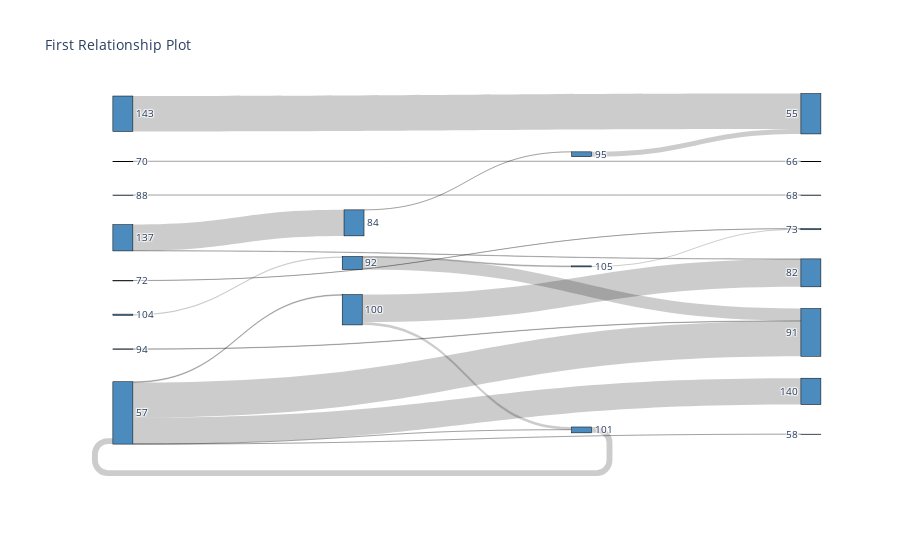

The cell this chart's notebook holds for it:
### Code cell
fig = genSankey(ds_1n_900s, cat_cols=['EventA', 'EventB'], value_cols='Delta', title='First Relationship Plot')
go.Figure(fig)        #plotly.offline.plot(fig, validate=False) - export to HTML

### Figure 1 — Plotly figure (JSON) as saved in the notebook; plotly's stock layout.template omitted (floating-point values rounded to 4 significant figures)
{"data": [{"link": {"source": [5, 6, 6, 7, 7, 7, 7, 7, 8, 8, 8, 8, 8, 8, 9, 9, 9, 10, 10, 11, 11, 12, 13, 13, 13, 14, 15, 15, 15, 16, 16, 16, 16, 17, 17, 17, 18, 19, 19, 20, 20, 21, 21, 21, 21, 21, 22, 23, 23, 23, 23, 23, 24, 24, 24, 25, 26, 27, 28, 28, 28, 29, 29, 29, 30, 31, 0, 1, 2, 2, 2, 2, 2, 2, 3, 3, 3, 4], "target": [13, 6, 25, 5, 6, 21, 23, 26, 8, 9, 23, 28, 29, 3, 8, 9, 11, 9, 22, 20, 28, 8, 10, 23, 1, 19, 11, 16, 2, 7, 13, 16, 2, 20, 21, 24, 2, 23, 4, 14, 17, 7, 32, 21, 27, 2, 12, 16, 19, 21, 2, 3, 23, 31, 3, 15, 23, 7, 20, 28, 29, 8, 29, 3, 24, 16, 28, 23, 7, 15, 16, 18, 20, 21, 24, 30, 2, 7], "value": [-52, -467, -25, 0, -166, -270, -6, -25, -4, 12, 22173, 471, 29, 16681, 0, 0, -1, -510, -57, -49, -23, -30, 22, -19, -12, -323, -326, 73, 0, -16, -75, 0, -5, -27, -65, -93, -283, -15, -143, -24, -73, -24, -11, -60, 2, -136, 28, -20, -4, -11, -298, -18, 7714, 556, -96, -15, 259, 3082, 17460, 0, 1701, 3719, -3, -141, 803, 652, -1, -19, -91, -15, 0, -29, 184, 16433, -20, -4, -49, 22407]}, "node": {"color": ["#4B8BBE", "#4B8BBE", "#4B8BBE", "#4B8BBE", "#4B8BBE", "#4B8BBE", "#4B8BBE", "#4B8BBE", "#4B8BBE", "#4B8BBE", "#4B8BBE", "#4B8BBE", "#4B8BBE", "#4B8BBE", "#4B8BBE", "#4B8BBE", "#4B8BBE", "#4B8BBE", "#4B8BBE", "#4B8BBE", "#4B8BBE", "#4B8BBE", "#4B8BBE", "#4B8BBE", "#4B8BBE", "#4B8BBE", "#4B8BBE", "#4B8BBE", "#4B8BBE", "#4B8BBE", "#4B8BBE", "#4B8BBE", "#306998", "#306998", "#306998", "#306998", "#306998", "#306998", "#306998", "#306998", "#306998", "#306998", "#306998", "#306998", "#306998", "#306998", "#306998", "#306998", "#306998", "#306998", "#306998", "#306998", "#306998", "#306998", "#306998", "#306998", "#306998", "#306998", "#306998", "#306998", "#306998", "#306998", "#306998", "#306998"], "label": [130, 135, 137, 140, 143, 53, 54, 55, 57, 58, 66, 67, 68, 70, 71, 72, 73, 75, 78, 80, 82, 84, 88, 91, 92, 93, 94, 95, 100, 101, 104, 105, 62], "line": {"color": "black", "width": 0.5}, "pad": 15, "thickness": 20, "x": [0.05792, 0.9877, 0.05792, 0.9877, 0.05792, 0.9877, 0.9877, 0.9877, 0.05792, 0.05792, 0.9877, 0.9877, 0.3703, 0.05792, 0.9877, 0.3678, 0.05792, 0.6778, 0.3678, 0.6778, 0.05792, 0.6778], "y": [0.3626, 0.7669, 0.0362, 0.0362, 0.8235, 0.8794, 0.1612, 0.2501, 0.1612, 0.4751, 0.34, 0.4549, 0.3233, 0.2501, 0.6116, 0.4289, 0.6554, 0.1428, 0.552, 0.8682, 0.5651, 0.4379]}, "type": "sankey"}], "layout": {"autosize": true, "font": {"size": 10}, "title": {"text": "First Relationship Plot"}}}
